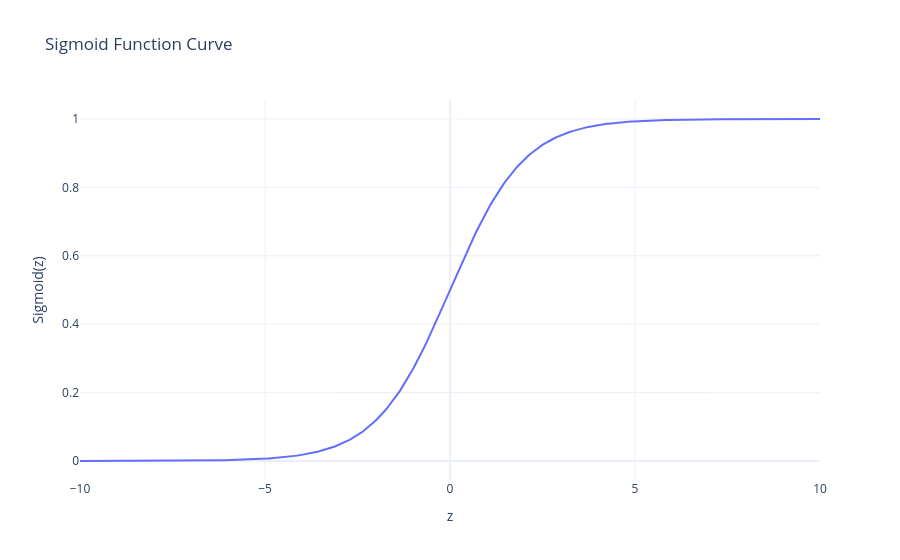

Source (notebook cell):
### Code cell
# Plotly 
import numpy as np
import plotly.graph_objects as go

# Sigmoid function
def sigmoid(z):
    return 1 / (1 + np.exp(-z))

# Range of z values
z = np.linspace(-10, 10, 400)
p = sigmoid(z)

# Create plot
fig = go.Figure()

fig.add_trace(go.Scatter(
    x=z, 
    y=p,
    mode='lines',
    name='Sigmoid Curve'
))

fig.update_layout(
    title="Sigmoid Function Curve",
    xaxis_title="z",
    yaxis_title="Sigmoid(z)",
    template="plotly_white"
)

fig.show()

### Figure 1 — Plotly figure (JSON) as saved in the notebook; plotly's stock layout.template omitted (floating-point values rounded to 4 significant figures; data arrays with more than 128 entries replaced by an {"elided": "..."} marker saying what was removed)
{"data": [{"mode": "lines", "name": "Sigmoid Curve", "type": "scatter", "x": {"elided": "400 float values"}, "y": {"elided": "400 float values"}}], "layout": {"autosize": true, "title": {"text": "Sigmoid Function Curve"}, "xaxis": {"autorange": true, "range": [-10, 10], "title": {"text": "z"}, "type": "linear"}, "yaxis": {"autorange": true, "range": [-0.05551, 1.056], "title": {"text": "Sigmoid(z)"}, "type": "linear"}}}
